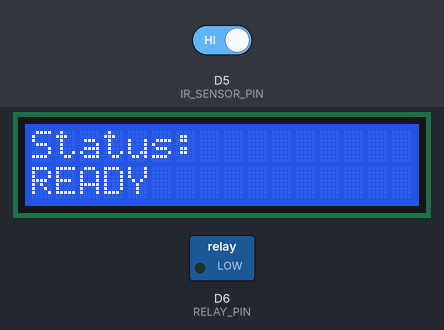
A sketch run on a simulated ESP8266 (NodeMCU). On the bench: 16×2 character LCD, switched loads named in the sketch (green lamp = pin HIGH). The inputs (shaded band) are chosen by the test bench; at power-on: D5 (IR_SENSOR_PIN) HIGH. WiFi joins after 1.5 s; servers stay silent unless stated.

Above: at 2.2 s.
2.3 s: D5 (IR_SENSOR_PIN) driven LOW
At 5.1 s:
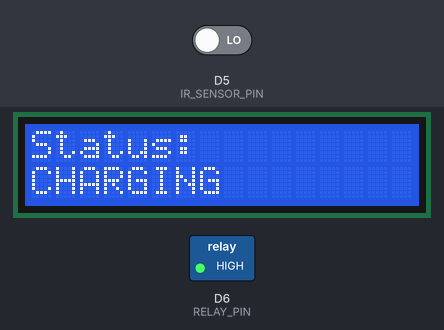
5.3 s: D5 (IR_SENSOR_PIN) driven HIGH
At 5.9 s:
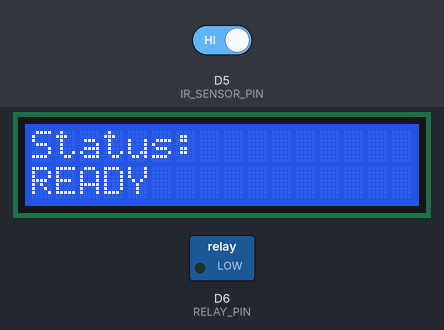
Timing chart, 0 to 8.3 s (numbered marks = the images above; inputs shaded):
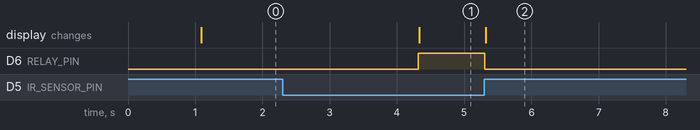

The sketch:

blynk_integrated_code.ino
```cpp
#define BLYNK_PRINT Serial
#define BLYNK_DEBUG
#define BLYNK_TEMPLATE_ID "TMPL3L6YIdqHt"
#define BLYNK_TEMPLATE_NAME "IOT EV"
#define BLYNK_AUTH_TOKEN "h65RiY567J11t0agK66l0BSkItyKBAnU"

#include <ESP8266WiFi.h>
#include <BlynkSimpleEsp8266.h>
#include <LiquidCrystal_I2C.h>

// Hardware pins
const int IR_SENSOR_PIN = D5;
const int RELAY_PIN = D6;

// LCD setup
LiquidCrystal_I2C lcd(0x27, 16, 2);

// WiFi credentials
char ssid[] = "gokul";
char pass[] = "123456789";

// State variables
bool chargingState = false;
bool lastCarState = false;
unsigned long detectionTime = 0;

// Virtual Pin Mapping (Updated)
#define V_CHARGING_STATUS V0  // "Car Charging Status"
#define V_CAR_INSIDE V1       // "Car inside the station"
#define V_CAR_OUTSIDE V2      // "car outside the stat"
#define V_IR_SENSOR V3        // "Ir status"

void setup() {
  Serial.begin(115200);

  pinMode(IR_SENSOR_PIN, INPUT_PULLUP);
  pinMode(RELAY_PIN, OUTPUT);
  digitalWrite(RELAY_PIN, LOW);

  lcd.begin();
  lcd.backlight();
  lcd.print("System Start");
  delay(1000);

  WiFi.begin(ssid, pass);
  Blynk.config(BLYNK_AUTH_TOKEN);
}

void loop() {
  Blynk.run();

  // Car detection logic
  bool currentCarState = (digitalRead(IR_SENSOR_PIN) == LOW);

  if (currentCarState != lastCarState) {
    lastCarState = currentCarState;

    if (currentCarState) {
      detectionTime = millis();
    } else {
      digitalWrite(RELAY_PIN, LOW);
      chargingState = false;
    }
    updateBlynk();
  }

  // Charging logic
  if (lastCarState && !chargingState && millis() - detectionTime >= 2000) {
    digitalWrite(RELAY_PIN, HIGH);
    chargingState = true;
    updateBlynk();
  }

  updateDisplay();
  delay(10);
}

void updateBlynk() {
  // Update all Blynk widgets
  Blynk.virtualWrite(V_CHARGING_STATUS, chargingState ? "CHARGING" : "READY");
  Blynk.virtualWrite(V_CAR_INSIDE, lastCarState ? 1 : 0);
  Blynk.virtualWrite(V_CAR_OUTSIDE, lastCarState ? 0 : 1);
  Blynk.virtualWrite(V_IR_SENSOR, digitalRead(IR_SENSOR_PIN) ? "OFF" : "ON");
}

void updateDisplay() {
  static String lastStatus = "";
  String newStatus = chargingState ? "CHARGING" : "READY";

  if (newStatus != lastStatus) {
    lcd.clear();
    lcd.setCursor(0, 0);
    lcd.print("Status:");
    lcd.setCursor(0, 1);
    lcd.print(newStatus);
    lastStatus = newStatus;
  }
}
```

Measured:
- after the input at 2.3 s, D6 (RELAY_PIN): LOW → HIGH after 2.0 s; the display: changes after 2.0 s (image 1)
- after the input at 5.3 s, D6 (RELAY_PIN): HIGH → LOW at once; the display: changes at once (image 2)
